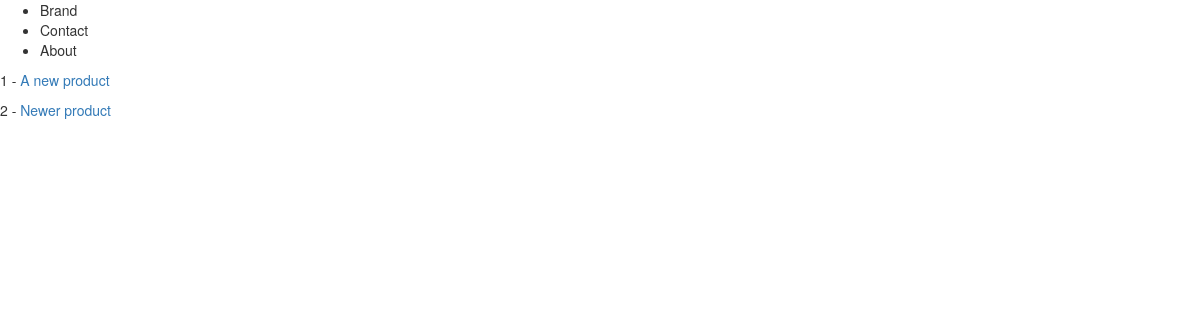
/products/, run on an earlier commit of the app's database.
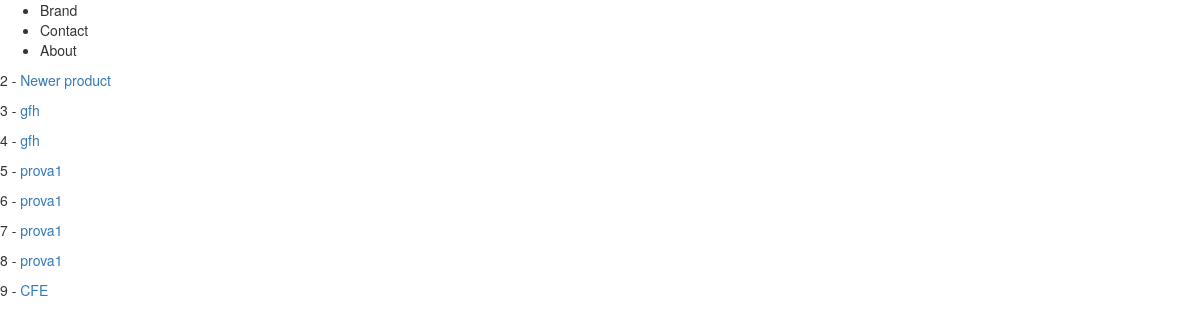
And on a later commit of the database.
### products/models.py (models this page shows)
class Product(models.Model):
	title = models.CharField(max_length=120)
	description = models.TextField(blank=True, null=True)
	price = models.DecimalField(decimal_places=2, max_digits=10000)
	summary = models.TextField(blank=False, null=False)
	featured = models.BooleanField(default=False)
	def get_absolute_url(self):
		return reverse('products:product-detail',kwargs={'id':self.id})

### products/views.py (the view)
# urls.py: path('', product_list_view, name='product-list'),
def product_list_view(request):
	queryset = Product.objects.all()
	context = {
		'object_list': queryset
	}
	return render(request, 'products/product_list.html', context)

### products/templates/products/product_list.html
{% extends 'base.html' %}
{% block content %}
{% for instance in object_list %}
	<p>{{ instance.id }} - <a href='{{ instance.get_absolute_url }}'>{{ instance.title }}</a></p>
{% endfor %}
{% endblock %}

What changed in the data, as far as the page shows it:
removed Product: id "1", title "A new product"
added Product: id "3", title "gfh"
added Product: id "4", title "gfh"
added Product: id "5", title "prova1"
added Product: id "6", title "prova1"
added Product: id "7", title "prova1"
added Product: id "8", title "prova1"
added Product: id "9", title "CFE"
